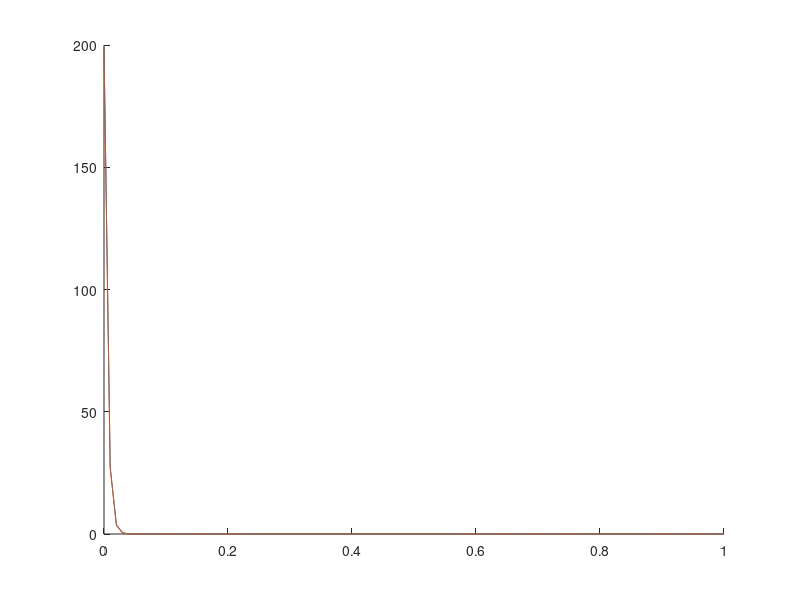

Write MATLAB code to recreate this figure.
%% Script for testing sampling
close all;
clear variables;

%% Setting up 2 buckets
X = 0:0.01:1;
assign = 200;
success1 = randi(10);
failure1 = assign - success1;

success2 = randi(10);
failure2 = assign - success2;

bucket1 = betapdf(X,success1,failure1);
bucket2 = betapdf(X,success2,failure2);

disp(['Bucket1 values: ' mat2str([success1,failure1])])
disp(['Bucket2 values: ' mat2str([success2,failure2])])

%% Simulation
numSamp = 50;
sampRes = zeros(1,2);
for i = 1:numSamp
    if betarnd(success1,failure1) > betarnd(success2,failure2)
        sampRes = sampRes + [1,0];
    else
        sampRes = sampRes + [0,1];
    end
end

b1 = sampRes(1)/numSamp;
b2 = sampRes(2)/numSamp;
disp(['Probability that bucket 1 is better: ' num2str(b1)])
disp(['Probability that bucket 2 is better: ' num2str(b2)])

%% Plot the Buckets Distribution
figure
hold on
plot(X,bucket1);
plot(X,bucket2);
hold off